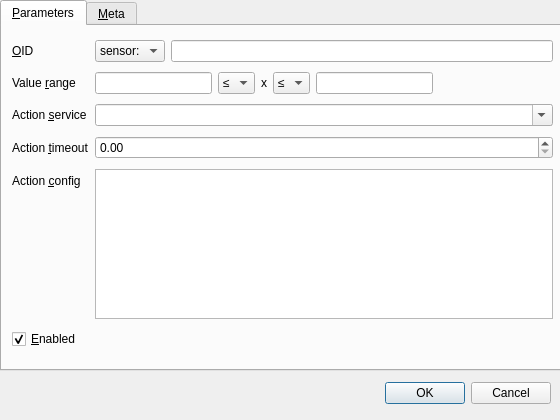
<?xml version="1.0" encoding="UTF-8"?>
<ui version="4.0">
 <class>Dialog</class>
 <widget class="QDialog" name="Dialog">
  <property name="windowModality">
   <enum>Qt::NonModal</enum>
  </property>
  <property name="geometry">
   <rect>
    <x>0</x>
    <y>0</y>
    <width>560</width>
    <height>420</height>
   </rect>
  </property>
  <property name="minimumSize">
   <size>
    <width>560</width>
    <height>420</height>
   </size>
  </property>
  <property name="maximumSize">
   <size>
    <width>560</width>
    <height>420</height>
   </size>
  </property>
  <property name="windowTitle">
   <string>Edit item</string>
  </property>
  <property name="windowIcon">
   <iconset resource="resources.qrc">
    <normaloff>:/i/icons/items.png</normaloff>:/i/icons/items.png</iconset>
  </property>
  <widget class="QDialogButtonBox" name="btnbox">
   <property name="geometry">
    <rect>
     <x>210</x>
     <y>377</y>
     <width>341</width>
     <height>32</height>
    </rect>
   </property>
   <property name="orientation">
    <enum>Qt::Horizontal</enum>
   </property>
   <property name="standardButtons">
    <set>QDialogButtonBox::Cancel|QDialogButtonBox::Ok</set>
   </property>
  </widget>
  <widget class="QTabWidget" name="tabWidget">
   <property name="geometry">
    <rect>
     <x>0</x>
     <y>0</y>
     <width>561</width>
     <height>371</height>
    </rect>
   </property>
   <property name="currentIndex">
    <number>0</number>
   </property>
   <property name="tabBarAutoHide">
    <bool>false</bool>
   </property>
   <widget class="QWidget" name="tab_params">
    <attribute name="title">
     <string>&amp;Parameters</string>
    </attribute>
    <widget class="QWidget" name="formLayoutWidget">
     <property name="geometry">
      <rect>
       <x>10</x>
       <y>10</y>
       <width>541</width>
       <height>321</height>
      </rect>
     </property>
     <layout class="QFormLayout" name="formLayout">
      <item row="0" column="0">
       <widget class="QLabel" name="label">
        <property name="text">
         <string>&amp;OID</string>
        </property>
        <property name="buddy">
         <cstring>i_full_id</cstring>
        </property>
       </widget>
      </item>
      <item row="0" column="1">
       <layout class="QHBoxLayout" name="horizontalLayout">
        <item>
         <widget class="QComboBox" name="i_kind">
          <item>
           <property name="text">
            <string>sensor:</string>
           </property>
          </item>
          <item>
           <property name="text">
            <string>unit:</string>
           </property>
          </item>
          <item>
           <property name="text">
            <string>lvar:</string>
           </property>
          </item>
          <item>
           <property name="text">
            <string>lmacro:</string>
           </property>
          </item>
         </widget>
        </item>
        <item>
         <widget class="QLineEdit" name="i_full_id">
          <property name="text">
           <string/>
          </property>
         </widget>
        </item>
       </layout>
      </item>
      <item row="1" column="0">
       <widget class="QLabel" name="label_2">
        <property name="text">
         <string>Value &amp;range</string>
        </property>
        <property name="buddy">
         <cstring>i_range_min</cstring>
        </property>
       </widget>
      </item>
      <item row="1" column="1">
       <layout class="QHBoxLayout" name="horizontalLayout_2">
        <item>
         <widget class="QLineEdit" name="i_range_min"/>
        </item>
        <item>
         <widget class="QComboBox" name="i_range_min_eq">
          <item>
           <property name="text">
            <string>≤</string>
           </property>
          </item>
          <item>
           <property name="text">
            <string>&lt;</string>
           </property>
          </item>
         </widget>
        </item>
        <item>
         <widget class="QLabel" name="label_3">
          <property name="text">
           <string>x</string>
          </property>
         </widget>
        </item>
        <item>
         <widget class="QComboBox" name="i_range_max_eq">
          <item>
           <property name="text">
            <string>≤</string>
           </property>
          </item>
          <item>
           <property name="text">
            <string>&lt;</string>
           </property>
          </item>
         </widget>
        </item>
        <item>
         <widget class="QLineEdit" name="i_range_max"/>
        </item>
        <item>
         <spacer name="horizontalSpacer">
          <property name="orientation">
           <enum>Qt::Horizontal</enum>
          </property>
          <property name="sizeHint" stdset="0">
           <size>
            <width>120</width>
            <height>20</height>
           </size>
          </property>
         </spacer>
        </item>
       </layout>
      </item>
      <item row="5" column="0">
       <widget class="QCheckBox" name="i_enabled">
        <property name="text">
         <string>&amp;Enabled</string>
        </property>
        <property name="checked">
         <bool>true</bool>
        </property>
       </widget>
      </item>
      <item row="2" column="0">
       <widget class="QLabel" name="label_4">
        <property name="text">
         <string>Action &amp;service</string>
        </property>
        <property name="buddy">
         <cstring>i_action_svc</cstring>
        </property>
       </widget>
      </item>
      <item row="2" column="1">
       <widget class="QComboBox" name="i_action_svc">
        <property name="editable">
         <bool>true</bool>
        </property>
       </widget>
      </item>
      <item row="3" column="0">
       <widget class="QLabel" name="label_5">
        <property name="text">
         <string>Action &amp;timeout</string>
        </property>
        <property name="buddy">
         <cstring>i_action_timeout</cstring>
        </property>
       </widget>
      </item>
      <item row="3" column="1">
       <widget class="QDoubleSpinBox" name="i_action_timeout">
        <property name="maximum">
         <double>9999999999.000000000000000</double>
        </property>
       </widget>
      </item>
      <item row="4" column="0">
       <widget class="QLabel" name="label_6">
        <property name="text">
         <string>Action &amp;config</string>
        </property>
        <property name="buddy">
         <cstring>i_action_config</cstring>
        </property>
       </widget>
      </item>
      <item row="4" column="1">
       <widget class="QPlainTextEdit" name="i_action_config">
        <property name="maximumSize">
         <size>
          <width>16777215</width>
          <height>150</height>
         </size>
        </property>
       </widget>
      </item>
     </layout>
    </widget>
   </widget>
   <widget class="QWidget" name="tab_meta">
    <attribute name="title">
     <string>&amp;Meta</string>
    </attribute>
    <widget class="QPlainTextEdit" name="i_meta">
     <property name="geometry">
      <rect>
       <x>0</x>
       <y>0</y>
       <width>561</width>
       <height>341</height>
      </rect>
     </property>
     <property name="sizePolicy">
      <sizepolicy hsizetype="Maximum" vsizetype="Maximum">
       <horstretch>0</horstretch>
       <verstretch>0</verstretch>
      </sizepolicy>
     </property>
    </widget>
   </widget>
  </widget>
 </widget>
 <tabstops>
  <tabstop>tabWidget</tabstop>
  <tabstop>i_kind</tabstop>
  <tabstop>i_full_id</tabstop>
  <tabstop>i_range_min</tabstop>
  <tabstop>i_range_min_eq</tabstop>
  <tabstop>i_range_max_eq</tabstop>
  <tabstop>i_range_max</tabstop>
  <tabstop>i_action_svc</tabstop>
  <tabstop>i_action_timeout</tabstop>
  <tabstop>i_action_config</tabstop>
  <tabstop>i_enabled</tabstop>
  <tabstop>i_meta</tabstop>
 </tabstops>
 <resources>
  <include location="resources.qrc"/>
 </resources>
 <connections>
  <connection>
   <sender>btnbox</sender>
   <signal>accepted()</signal>
   <receiver>Dialog</receiver>
   <slot>accept()</slot>
   <hints>
    <hint type="sourcelabel">
     <x>248</x>
     <y>254</y>
    </hint>
    <hint type="destinationlabel">
     <x>157</x>
     <y>274</y>
    </hint>
   </hints>
  </connection>
  <connection>
   <sender>btnbox</sender>
   <signal>rejected()</signal>
   <receiver>Dialog</receiver>
   <slot>reject()</slot>
   <hints>
    <hint type="sourcelabel">
     <x>316</x>
     <y>260</y>
    </hint>
    <hint type="destinationlabel">
     <x>286</x>
     <y>274</y>
    </hint>
   </hints>
  </connection>
 </connections>
</ui>
